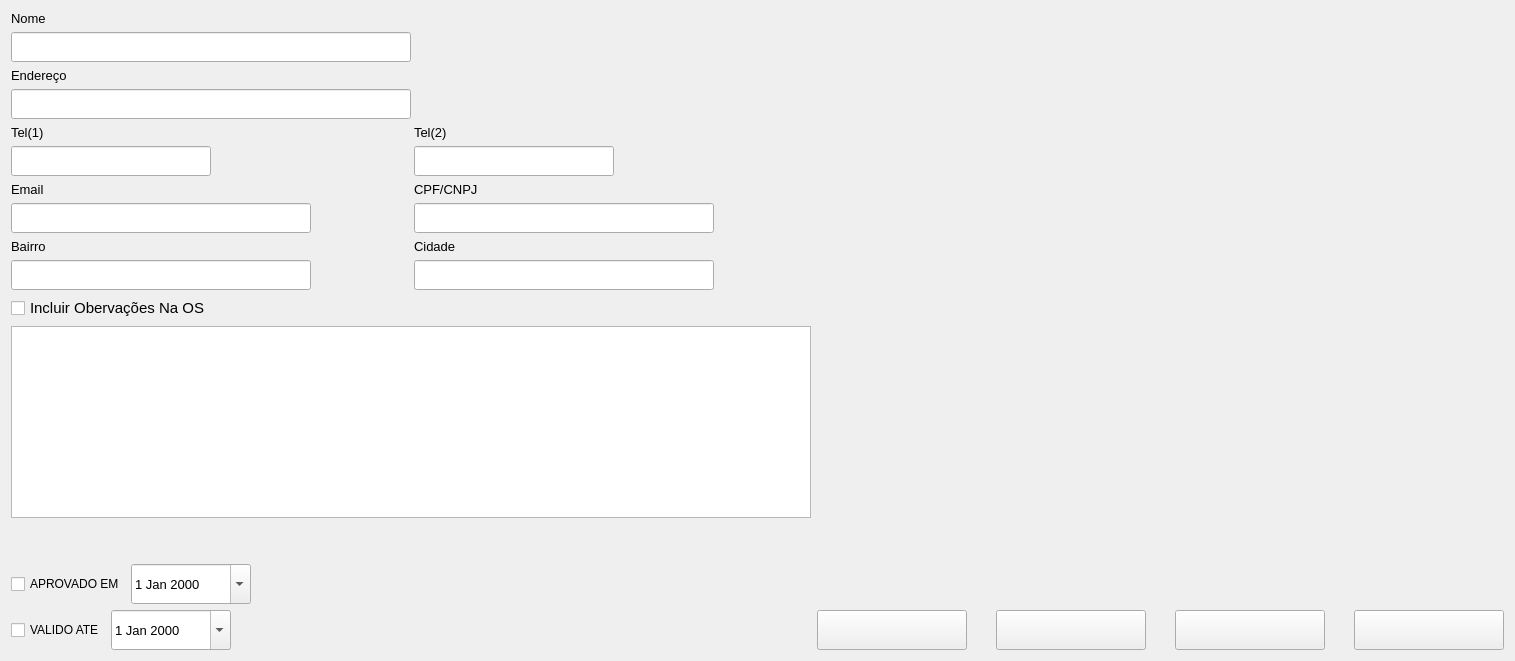
               <widget class="QWidget" name="tab_5">
                <attribute name="title">
                 <string>Cadastro Cliente</string>
                </attribute>
                <layout class="QHBoxLayout" name="horizontalLayout_16">
                 <item>
                  <layout class="QVBoxLayout" name="verticalLayout_8">
                   <item>
                    <layout class="QVBoxLayout" name="verticalLayout_58">
                     <item alignment="Qt::AlignLeft">
                      <widget class="QLabel" name="label_8">
                       <property name="sizePolicy">
                        <sizepolicy hsizetype="Preferred" vsizetype="Maximum">
                         <horstretch>0</horstretch>
                         <verstretch>0</verstretch>
                        </sizepolicy>
                       </property>
                       <property name="font">
                        <font>
                         <pointsize>10</pointsize>
                        </font>
                       </property>
                       <property name="text">
                        <string>Nome</string>
                       </property>
                      </widget>
                     </item>
                     <item alignment="Qt::AlignLeft">
                      <widget class="QLineEdit" name="nm_os">
                       <property name="sizePolicy">
                        <sizepolicy hsizetype="Fixed" vsizetype="Fixed">
                         <horstretch>0</horstretch>
                         <verstretch>0</verstretch>
                        </sizepolicy>
                       </property>
                       <property name="minimumSize">
                        <size>
                         <width>400</width>
                         <height>30</height>
                        </size>
                       </property>
                       <property name="font">
                        <font>
                         <pointsize>10</pointsize>
                        </font>
                       </property>
                      </widget>
                     </item>
                     <item>
                      <layout class="QVBoxLayout" name="verticalLayout_64">
                       <item>
                        <widget class="QLabel" name="label_9">
                         <property name="sizePolicy">
                          <sizepolicy hsizetype="Preferred" vsizetype="Maximum">
                           <horstretch>0</horstretch>
                           <verstretch>0</verstretch>
                          </sizepolicy>
                         </property>
                         <property name="font">
                          <font>
                           <pointsize>10</pointsize>
                          </font>
                         </property>
                         <property name="text">
                          <string>Endereço</string>
                         </property>
                        </widget>
                       </item>
                       <item>
                        <widget class="QLineEdit" name="end_os">
                         <property name="sizePolicy">
                          <sizepolicy hsizetype="Fixed" vsizetype="Fixed">
                           <horstretch>0</horstretch>
                           <verstretch>0</verstretch>
                          </sizepolicy>
                         </property>
                         <property name="minimumSize">
                          <size>
                           <width>400</width>
                           <height>30</height>
                          </size>
                         </property>
                         <property name="font">
                          <font>
                           <pointsize>10</pointsize>
                          </font>
                         </property>
                        </widget>
                       </item>
                       <item>
                        <layout class="QHBoxLayout" name="horizontalLayout_13">
                         <item>
                          <layout class="QVBoxLayout" name="verticalLayout_65">
                           <item>
                            <widget class="QLabel" name="label_27">
                             <property name="sizePolicy">
                              <sizepolicy hsizetype="Fixed" vsizetype="Preferred">
                               <horstretch>0</horstretch>
                               <verstretch>0</verstretch>
                              </sizepolicy>
                             </property>
                             <property name="font">
                              <font>
                               <pointsize>10</pointsize>
                              </font>
                             </property>
                             <property name="text">
                              <string>Tel(1)</string>
                             </property>
                            </widget>
                           </item>
                           <item alignment="Qt::AlignLeft">
                            <widget class="QLineEdit" name="tel1_os">
                             <property name="sizePolicy">
                              <sizepolicy hsizetype="Maximum" vsizetype="Fixed">
                               <horstretch>0</horstretch>
                               <verstretch>0</verstretch>
                              </sizepolicy>
                             </property>
                             <property name="minimumSize">
                              <size>
                               <width>200</width>
                               <height>30</height>
                              </size>
                             </property>
                             <property name="font">
                              <font>
                               <pointsize>10</pointsize>
                              </font>
                             </property>
                            </widget>
                           </item>
                          </layout>
                         </item>
                         <item>
                          <layout class="QVBoxLayout" name="verticalLayout_66">
                           <item>
                            <widget class="QLabel" name="label_37">
                             <property name="font">
                              <font>
                               <pointsize>10</pointsize>
                              </font>
                             </property>
                             <property name="text">
                              <string>Tel(2)</string>
                             </property>
                            </widget>
                           </item>
                           <item alignment="Qt::AlignLeft">
                            <widget class="QLineEdit" name="tel2_os">
                             <property name="sizePolicy">
                              <sizepolicy hsizetype="Maximum" vsizetype="Fixed">
                               <horstretch>0</horstretch>
                               <verstretch>0</verstretch>
                              </sizepolicy>
                             </property>
                             <property name="minimumSize">
                              <size>
                               <width>200</width>
                               <height>30</height>
                              </size>
                             </property>
                             <property name="font">
                              <font>
                               <pointsize>10</pointsize>
                              </font>
                             </property>
                            </widget>
                           </item>
                          </layout>
                         </item>
                        </layout>
                       </item>
                       <item>
                        <layout class="QHBoxLayout" name="horizontalLayout_14">
                         <item>
                          <layout class="QVBoxLayout" name="verticalLayout_67">
                           <item>
                            <widget class="QLabel" name="label_38">
                             <property name="font">
                              <font>
                               <pointsize>10</pointsize>
                              </font>
                             </property>
                             <property name="text">
                              <string>Email</string>
                             </property>
                            </widget>
                           </item>
                           <item alignment="Qt::AlignLeft">
                            <widget class="QLineEdit" name="email_os">
                             <property name="sizePolicy">
                              <sizepolicy hsizetype="Maximum" vsizetype="Fixed">
                               <horstretch>0</horstretch>
                               <verstretch>0</verstretch>
                              </sizepolicy>
                             </property>
                             <property name="minimumSize">
                              <size>
                               <width>300</width>
                               <height>30</height>
                              </size>
                             </property>
                             <property name="font">
                              <font>
                               <pointsize>10</pointsize>
                              </font>
                             </property>
                            </widget>
                           </item>
                          </layout>
                         </item>
                         <item>
                          <layout class="QVBoxLayout" name="verticalLayout_68">
                           <item>
                            <widget class="QLabel" name="label_39">
                             <property name="font">
                              <font>
                               <pointsize>10</pointsize>
                              </font>
                             </property>
                             <property name="text">
                              <string>CPF/CNPJ</string>
                             </property>
                            </widget>
                           </item>
                           <item alignment="Qt::AlignLeft">
                            <widget class="QLineEdit" name="cpf_os">
                             <property name="sizePolicy">
                              <sizepolicy hsizetype="Maximum" vsizetype="Fixed">
                               <horstretch>0</horstretch>
                               <verstretch>0</verstretch>
                              </sizepolicy>
                             </property>
                             <property name="minimumSize">
                              <size>
                               <width>300</width>
                               <height>30</height>
                              </size>
                             </property>
                             <property name="font">
                              <font>
                               <pointsize>10</pointsize>
                              </font>
                             </property>
                            </widget>
                           </item>
                          </layout>
                         </item>
                        </layout>
                       </item>
                       <item>
                        <layout class="QHBoxLayout" name="horizontalLayout_15">
                         <item>
                          <layout class="QVBoxLayout" name="verticalLayout_69">
                           <item>
                            <widget class="QLabel" name="label_48">
                             <property name="sizePolicy">
                              <sizepolicy hsizetype="Preferred" vsizetype="Preferred">
                               <horstretch>0</horstretch>
                               <verstretch>0</verstretch>
                              </sizepolicy>
                             </property>
                             <property name="font">
                              <font>
                               <pointsize>10</pointsize>
                              </font>
                             </property>
                             <property name="text">
                              <string>Bairro</string>
                             </property>
                            </widget>
                           </item>
                           <item alignment="Qt::AlignLeft">
                            <widget class="QLineEdit" name="brr_os">
                             <property name="sizePolicy">
                              <sizepolicy hsizetype="Maximum" vsizetype="Fixed">
                               <horstretch>0</horstretch>
                               <verstretch>0</verstretch>
                              </sizepolicy>
                             </property>
                             <property name="minimumSize">
                              <size>
                               <width>300</width>
                               <height>30</height>
                              </size>
                             </property>
                             <property name="font">
                              <font>
                               <pointsize>10</pointsize>
                              </font>
                             </property>
                            </widget>
                           </item>
                          </layout>
                         </item>
                         <item>
                          <layout class="QVBoxLayout" name="verticalLayout_70">
                           <item>
                            <widget class="QLabel" name="label_50">
                             <property name="sizePolicy">
                              <sizepolicy hsizetype="Preferred" vsizetype="Preferred">
                               <horstretch>0</horstretch>
                               <verstretch>0</verstretch>
                              </sizepolicy>
                             </property>
                             <property name="font">
                              <font>
                               <pointsize>10</pointsize>
                              </font>
                             </property>
                             <property name="text">
                              <string>Cidade</string>
                             </property>
                            </widget>
                           </item>
                           <item alignment="Qt::AlignLeft">
                            <widget class="QLineEdit" name="cdd_os">
                             <property name="sizePolicy">
                              <sizepolicy hsizetype="Maximum" vsizetype="Fixed">
                               <horstretch>0</horstretch>
                               <verstretch>0</verstretch>
                              </sizepolicy>
                             </property>
                             <property name="minimumSize">
                              <size>
                               <width>300</width>
                               <height>30</height>
                              </size>
                             </property>
                             <property name="font">
                              <font>
                               <pointsize>10</pointsize>
                              </font>
                             </property>
                            </widget>
                           </item>
                          </layout>
                         </item>
                        </layout>
                       </item>
                       <item>
                        <layout class="QVBoxLayout" name="verticalLayout_71">
                         <item>
                          <widget class="QCheckBox" name="check_obs">
                           <property name="font">
                            <font>
                             <pointsize>11</pointsize>
                            </font>
                           </property>
                           <property name="text">
                            <string>Incluir Obervações Na OS</string>
                           </property>
                          </widget>
                         </item>
                         <item>
                          <widget class="QTextEdit" name="obs_os">
                           <property name="sizePolicy">
                            <sizepolicy hsizetype="Fixed" vsizetype="Fixed">
                             <horstretch>0</horstretch>
                             <verstretch>0</verstretch>
                            </sizepolicy>
                           </property>
                           <property name="minimumSize">
                            <size>
                             <width>800</width>
                             <height>0</height>
                            </size>
                           </property>
                           <property name="font">
                            <font>
                             <pointsize>12</pointsize>
                            </font>
                           </property>
                          </widget>
                         </item>
                         <item>
                          <spacer name="verticalSpacer_5">
                           <property name="orientation">
                            <enum>Qt::Vertical</enum>
                           </property>
                           <property name="sizeHint" stdset="0">
                            <size>
                             <width>20</width>
                             <height>40</height>
                            </size>
                           </property>
                          </spacer>
                         </item>
                         <item>
                          <layout class="QVBoxLayout" name="verticalLayout_72">
                           <item>
                            <layout class="QHBoxLayout" name="horizontalLayout_49">
                             <item alignment="Qt::AlignRight">
                              <widget class="QCheckBox" name="check_aprove">
                               <property name="sizePolicy">
                                <sizepolicy hsizetype="Fixed" vsizetype="Fixed">
                                 <horstretch>0</horstretch>
                                 <verstretch>0</verstretch>
                                </sizepolicy>
                               </property>
                               <property name="font">
                                <font>
                                 <pointsize>9</pointsize>
                                </font>
                               </property>
                               <property name="text">
                                <string>APROVADO EM</string>
                               </property>
                               <property name="checked">
                                <bool>false</bool>
                               </property>
                              </widget>
                             </item>
                             <item alignment="Qt::AlignLeft">
                              <widget class="QDateEdit" name="date_aprove">
                               <property name="sizePolicy">
                                <sizepolicy hsizetype="Fixed" vsizetype="Fixed">
                                 <horstretch>0</horstretch>
                                 <verstretch>0</verstretch>
                                </sizepolicy>
                               </property>
                               <property name="minimumSize">
                                <size>
                                 <width>120</width>
                                 <height>40</height>
                                </size>
                               </property>
                               <property name="font">
                                <font>
                                 <pointsize>10</pointsize>
                                </font>
                               </property>
                               <property name="wrapping">
                                <bool>false</bool>
                               </property>
                               <property name="frame">
                                <bool>true</bool>
                               </property>
                               <property name="readOnly">
                                <bool>false</bool>
                               </property>
                               <property name="showGroupSeparator" stdset="0">
                                <bool>false</bool>
                               </property>
                               <property name="calendarPopup">
                                <bool>true</bool>
                               </property>
                               <property name="timeSpec">
                                <enum>Qt::LocalTime</enum>
                               </property>
                              </widget>
                             </item>
                             <item>
                              <spacer name="horizontalSpacer_26">
                               <property name="orientation">
                                <enum>Qt::Horizontal</enum>
                               </property>
                               <property name="sizeHint" stdset="0">
                                <size>
                                 <width>40</width>
                                 <height>20</height>
                                </size>
                               </property>
                              </spacer>
                             </item>
                            </layout>
                           </item>
                           <item>
                            <layout class="QHBoxLayout" name="horizontalLayout_50">
                             <item alignment="Qt::AlignRight">
                              <widget class="QCheckBox" name="check_delivery">
                               <property name="sizePolicy">
                                <sizepolicy hsizetype="Fixed" vsizetype="Fixed">
                                 <horstretch>0</horstretch>
                                 <verstretch>0</verstretch>
                                </sizepolicy>
                               </property>
                               <property name="font">
                                <font>
                                 <pointsize>9</pointsize>
                                </font>
                               </property>
                               <property name="text">
                                <string>VALIDO ATE</string>
                               </property>
                               <property name="checked">
                                <bool>false</bool>
                               </property>
                              </widget>
                             </item>
                             <item alignment="Qt::AlignLeft">
                              <widget class="QDateEdit" name="date_delivery">
                               <property name="sizePolicy">
                                <sizepolicy hsizetype="Fixed" vsizetype="Fixed">
                                 <horstretch>0</horstretch>
                                 <verstretch>0</verstretch>
                                </sizepolicy>
                               </property>
                               <property name="minimumSize">
                                <size>
                                 <width>120</width>
                                 <height>40</height>
                                </size>
                               </property>
                               <property name="font">
                                <font>
                                 <pointsize>10</pointsize>
                                </font>
                               </property>
                               <property name="calendarPopup">
                                <bool>true</bool>
                               </property>
                              </widget>
                             </item>
                             <item>
                              <spacer name="horizontalSpacer_27">
                               <property name="orientation">
                                <enum>Qt::Horizontal</enum>
                               </property>
                               <property name="sizeHint" stdset="0">
                                <size>
                                 <width>40</width>
                                 <height>20</height>
                                </size>
                               </property>
                              </spacer>
                             </item>
                            </layout>
                           </item>
                          </layout>
                         </item>
                        </layout>
                       </item>
                      </layout>
                     </item>
                    </layout>
                   </item>
                  </layout>
                 </item>
                 <item>
                  <layout class="QVBoxLayout" name="verticalLayout_75">
                   <property name="spacing">
                    <number>29</number>
                   </property>
                   <item>
                    <spacer name="horizontalSpacer_7">
                     <property name="orientation">
                      <enum>Qt::Horizontal</enum>
                     </property>
                     <property name="sizeHint" stdset="0">
                      <size>
                       <width>40</width>
                       <height>20</height>
                      </size>
                     </property>
                    </spacer>
                   </item>
                   <item>
                    <layout class="QHBoxLayout" name="horizontalLayout_51">
                     <item alignment="Qt::AlignBottom">
                      <widget class="QPushButton" name="save_client_os">
                       <property name="sizePolicy">
                        <sizepolicy hsizetype="Fixed" vsizetype="Fixed">
                         <horstretch>0</horstretch>
                         <verstretch>0</verstretch>
                        </sizepolicy>
                       </property>
                       <property name="minimumSize">
                        <size>
                         <width>150</width>
                         <height>40</height>
                        </size>
                       </property>
                       <property name="font">
                        <font>
                         <pointsize>10</pointsize>
                        </font>
                       </property>
                       <property name="text">
                        <string/>
                       </property>
                       <property name="icon">
                        <iconset>
                         <normaloff>:/Icons/add_cliente.png</normaloff>:/Icons/add_cliente.png</iconset>
                       </property>
                       <property name="iconSize">
                        <size>
                         <width>40</width>
                         <height>40</height>
                        </size>
                       </property>
                      </widget>
                     </item>
                     <item alignment="Qt::AlignBottom">
                      <widget class="QPushButton" name="cancel_client_os">
                       <property name="sizePolicy">
                        <sizepolicy hsizetype="Fixed" vsizetype="Fixed">
                         <horstretch>0</horstretch>
                         <verstretch>0</verstretch>
                        </sizepolicy>
                       </property>
                       <property name="minimumSize">
                        <size>
                         <width>150</width>
                         <height>40</height>
                        </size>
                       </property>
                       <property name="font">
                        <font>
                         <pointsize>10</pointsize>
                        </font>
                       </property>
                       <property name="text">
                        <string/>
                       </property>
                       <property name="icon">
                        <iconset>
                         <normaloff>:/Icons/apagar.png</normaloff>:/Icons/apagar.png</iconset>
                       </property>
                       <property name="iconSize">
                        <size>
                         <width>32</width>
                         <height>32</height>
                        </size>
                       </property>
                      </widget>
                     </item>
                     <item alignment="Qt::AlignBottom">
                      <widget class="QPushButton" name="back_os_2">
                       <property name="sizePolicy">
                        <sizepolicy hsizetype="Fixed" vsizetype="Fixed">
                         <horstretch>0</horstretch>
                         <verstretch>0</verstretch>
                        </sizepolicy>
                       </property>
                       <property name="minimumSize">
                        <size>
                         <width>150</width>
                         <height>40</height>
                        </size>
                       </property>
                       <property name="font">
                        <font>
                         <pointsize>10</pointsize>
                        </font>
                       </property>
                       <property name="text">
                        <string/>
                       </property>
                       <property name="icon">
                        <iconset>
                         <normaloff>:/Icons/back.png</normaloff>:/Icons/back.png</iconset>
                       </property>
                       <property name="iconSize">
                        <size>
                         <width>32</width>
                         <height>32</height>
                        </size>
                       </property>
                      </widget>
                     </item>
                     <item alignment="Qt::AlignBottom">
                      <widget class="QPushButton" name="next">
                       <property name="sizePolicy">
                        <sizepolicy hsizetype="Fixed" vsizetype="Fixed">
                         <horstretch>0</horstretch>
                         <verstretch>0</verstretch>
                        </sizepolicy>
                       </property>
                       <property name="minimumSize">
                        <size>
                         <width>150</width>
                         <height>40</height>
                        </size>
                       </property>
                       <property name="font">
                        <font>
                         <pointsize>10</pointsize>
                        </font>
                       </property>
                       <property name="text">
                        <string/>
                       </property>
                       <property name="icon">
                        <iconset>
                         <normaloff>:/Icons/next.png</normaloff>:/Icons/next.png</iconset>
                       </property>
                       <property name="iconSize">
                        <size>
                         <width>32</width>
                         <height>32</height>
                        </size>
                       </property>
                      </widget>
                     </item>
                    </layout>
                   </item>
                  </layout>
                 </item>
                </layout>
               </widget>
